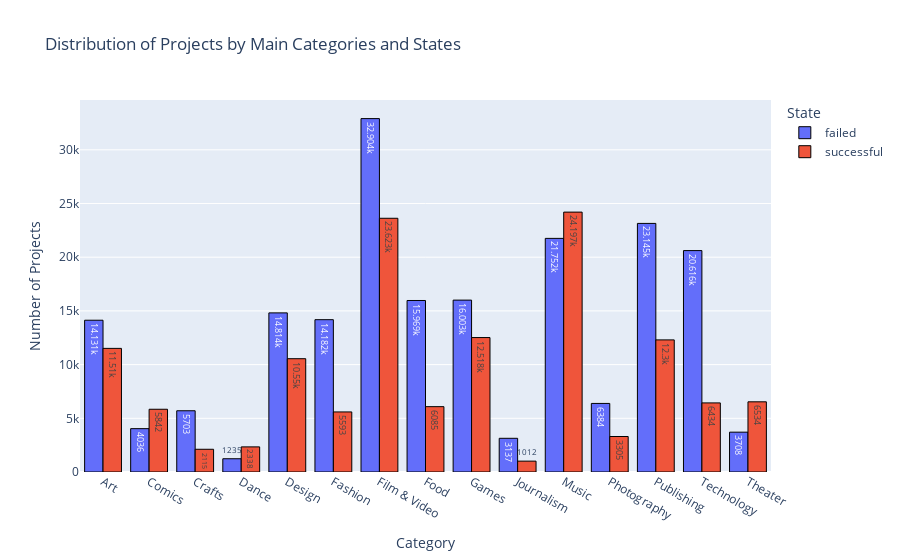

The cell this chart's notebook holds for it:
### Code cell
category_state_counts = df.groupby(["main_category", "state"]).size().reset_index()
category_state_counts.columns = ["main_category", "state", "count"]
fig3 = px.bar(
    category_state_counts,
    x="main_category",
    y="count",
    color="state",
    barmode="group",
    title="Distribution of Projects by Main Categories and States",
    text_auto=True,
    labels={"main_category": "Category", "count": "Number of Projects"},
)
fig3.update_traces(textfont_size=12, marker_line_width=1, marker_line_color="black")
fig3.update_layout(legend_title="State")
fig3.show()

### Figure 1 — Plotly figure (JSON) as saved in the notebook; plotly's stock layout.template omitted (floating-point values rounded to 4 significant figures)
{"data": [{"alignmentgroup": "True", "hovertemplate": "state=failed<br>Category=%{x}<br>Number of Projects=%{y}<extra></extra>", "legendgroup": "failed", "marker": {"color": "#636efa", "line": {"color": "black", "width": 1}, "pattern": {"shape": ""}}, "name": "failed", "offsetgroup": "failed", "orientation": "v", "showlegend": true, "textfont": {"size": 12}, "textposition": "auto", "texttemplate": "%{y}", "type": "bar", "x": ["Art", "Comics", "Crafts", "Dance", "Design", "Fashion", "Film & Video", "Food", "Games", "Journalism", "Music", "Photography", "Publishing", "Technology", "Theater"], "xaxis": "x", "y": [14131, 4036, 5703, 1235, 14814, 14182, 32904, 15969, 16003, 3137, 21752, 6384, 23145, 20616, 3708], "yaxis": "y"}, {"alignmentgroup": "True", "hovertemplate": "state=successful<br>Category=%{x}<br>Number of Projects=%{y}<extra></extra>", "legendgroup": "successful", "marker": {"color": "#EF553B", "line": {"color": "black", "width": 1}, "pattern": {"shape": ""}}, "name": "successful", "offsetgroup": "successful", "orientation": "v", "showlegend": true, "textfont": {"size": 12}, "textposition": "auto", "texttemplate": "%{y}", "type": "bar", "x": ["Art", "Comics", "Crafts", "Dance", "Design", "Fashion", "Film & Video", "Food", "Games", "Journalism", "Music", "Photography", "Publishing", "Technology", "Theater"], "xaxis": "x", "y": [11510, 5842, 2115, 2338, 10550, 5593, 23623, 6085, 12518, 1012, 24197, 3305, 12300, 6434, 6534], "yaxis": "y"}], "layout": {"barmode": "group", "legend": {"title": {"text": "State"}, "tracegroupgap": 0}, "title": {"text": "Distribution of Projects by Main Categories and States"}, "xaxis": {"anchor": "y", "domain": [0, 1], "title": {"text": "Category"}}, "yaxis": {"anchor": "x", "domain": [0, 1], "title": {"text": "Number of Projects"}}}}
